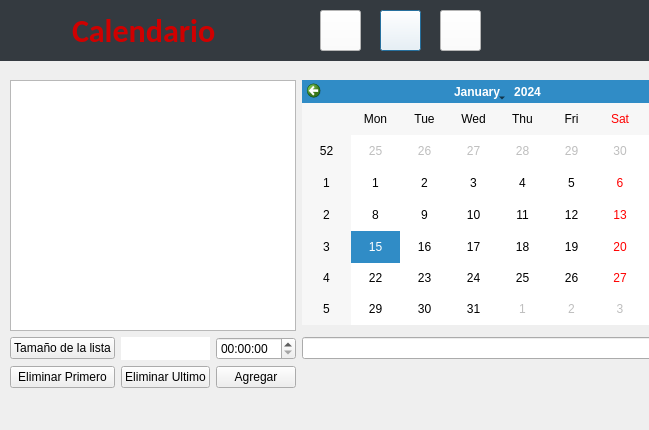
<?xml version="1.0" encoding="UTF-8"?>
<ui version="4.0">
 <class>Calendar</class>
 <widget class="QDialog" name="Calendar">
  <property name="geometry">
   <rect>
    <x>0</x>
    <y>0</y>
    <width>649</width>
    <height>430</height>
   </rect>
  </property>
  <property name="windowTitle">
   <string>Dialog</string>
  </property>
  <widget class="QPushButton" name="CalendarButton">
   <property name="geometry">
    <rect>
     <x>380</x>
     <y>10</y>
     <width>41</width>
     <height>41</height>
    </rect>
   </property>
   <property name="styleSheet">
    <string notr="true">QPushButton{
	background-color: #FFFFFF;
}</string>
   </property>
   <property name="text">
    <string/>
   </property>
  </widget>
  <widget class="QPushButton" name="FriendsButton">
   <property name="geometry">
    <rect>
     <x>440</x>
     <y>10</y>
     <width>41</width>
     <height>41</height>
    </rect>
   </property>
   <property name="styleSheet">
    <string notr="true">QPushButton{
	background-color: #FFFFFF;
}</string>
   </property>
   <property name="text">
    <string/>
   </property>
  </widget>
  <widget class="QPushButton" name="HomeButton">
   <property name="geometry">
    <rect>
     <x>320</x>
     <y>10</y>
     <width>41</width>
     <height>41</height>
    </rect>
   </property>
   <property name="styleSheet">
    <string notr="true">QPushButton{
	background-color: #FFFFFF;
}</string>
   </property>
   <property name="text">
    <string/>
   </property>
  </widget>
  <widget class="QStackedWidget" name="stackedWidget">
   <property name="geometry">
    <rect>
     <x>0</x>
     <y>0</y>
     <width>651</width>
     <height>61</height>
    </rect>
   </property>
   <property name="styleSheet">
    <string notr="true">QStackedWidget{
	background-color: #343A40;
	border: 1px #343A40;
}</string>
   </property>
   <widget class="QWidget" name="page">
    <widget class="QLabel" name="Picture">
     <property name="geometry">
      <rect>
       <x>10</x>
       <y>-10</y>
       <width>75</width>
       <height>75</height>
      </rect>
     </property>
     <property name="text">
      <string/>
     </property>
    </widget>
    <widget class="QLabel" name="Calendario">
     <property name="geometry">
      <rect>
       <x>60</x>
       <y>10</y>
       <width>211</width>
       <height>41</height>
      </rect>
     </property>
     <property name="font">
      <font>
       <family>Calibri</family>
       <pointsize>24</pointsize>
       <weight>75</weight>
       <bold>true</bold>
      </font>
     </property>
     <property name="styleSheet">
      <string notr="true">QLabel{
	background-color: #343A40;
	border: 0px;
	padding: 5px;
	color: #D00000
}</string>
     </property>
     <property name="text">
      <string>Calendario</string>
     </property>
    </widget>
    <widget class="QLabel" name="Codigo">
     <property name="geometry">
      <rect>
       <x>490</x>
       <y>30</y>
       <width>150</width>
       <height>15</height>
      </rect>
     </property>
     <property name="font">
      <font>
       <family>Calibri</family>
       <pointsize>9</pointsize>
       <weight>75</weight>
       <bold>true</bold>
      </font>
     </property>
     <property name="styleSheet">
      <string notr="true">QLabel{
	background-color: #343A40;
	border: 0px;
	color: #D00000;
}</string>
     </property>
     <property name="text">
      <string/>
     </property>
     <property name="alignment">
      <set>Qt::AlignCenter</set>
     </property>
    </widget>
    <widget class="QLabel" name="Nombre">
     <property name="geometry">
      <rect>
       <x>490</x>
       <y>10</y>
       <width>150</width>
       <height>15</height>
      </rect>
     </property>
     <property name="font">
      <font>
       <family>Calibri</family>
       <pointsize>10</pointsize>
       <weight>75</weight>
       <bold>true</bold>
      </font>
     </property>
     <property name="styleSheet">
      <string notr="true">QLabel{
	background-color: #343A40;
	border: 0px;
	color: #FFFFFF;
}</string>
     </property>
     <property name="text">
      <string/>
     </property>
     <property name="alignment">
      <set>Qt::AlignCenter</set>
     </property>
    </widget>
   </widget>
  </widget>
  <widget class="QWidget" name="layoutWidget">
   <property name="geometry">
    <rect>
     <x>10</x>
     <y>80</y>
     <width>682</width>
     <height>308</height>
    </rect>
   </property>
   <layout class="QGridLayout" name="gridLayout">
    <item row="0" column="0" rowspan="2" colspan="3">
     <widget class="QListWidget" name="listWidget"/>
    </item>
    <item row="0" column="3">
     <widget class="QCalendarWidget" name="calendarWidget"/>
    </item>
    <item row="3" column="3">
     <widget class="QLineEdit" name="EscribirAgregar"/>
    </item>
    <item row="3" column="2">
     <widget class="QTimeEdit" name="Hora"/>
    </item>
    <item row="4" column="0">
     <widget class="QPushButton" name="Eliminar">
      <property name="text">
       <string>Eliminar Primero</string>
      </property>
     </widget>
    </item>
    <item row="3" column="0">
     <widget class="QPushButton" name="pushButton">
      <property name="text">
       <string>Tamaño de la lista</string>
      </property>
     </widget>
    </item>
    <item row="3" column="1">
     <widget class="QLabel" name="label">
      <property name="styleSheet">
       <string notr="true">QLabel{
	background-color: #FFFFFF;
}</string>
      </property>
      <property name="text">
       <string/>
      </property>
     </widget>
    </item>
    <item row="4" column="2">
     <widget class="QPushButton" name="Agregar">
      <property name="text">
       <string>Agregar</string>
      </property>
     </widget>
    </item>
    <item row="4" column="1">
     <widget class="QPushButton" name="EliminarUltimo">
      <property name="text">
       <string>Eliminar Ultimo</string>
      </property>
     </widget>
    </item>
   </layout>
  </widget>
  <zorder>layoutWidget</zorder>
  <zorder>stackedWidget</zorder>
  <zorder>CalendarButton</zorder>
  <zorder>FriendsButton</zorder>
  <zorder>HomeButton</zorder>
 </widget>
 <resources/>
 <connections/>
</ui>
